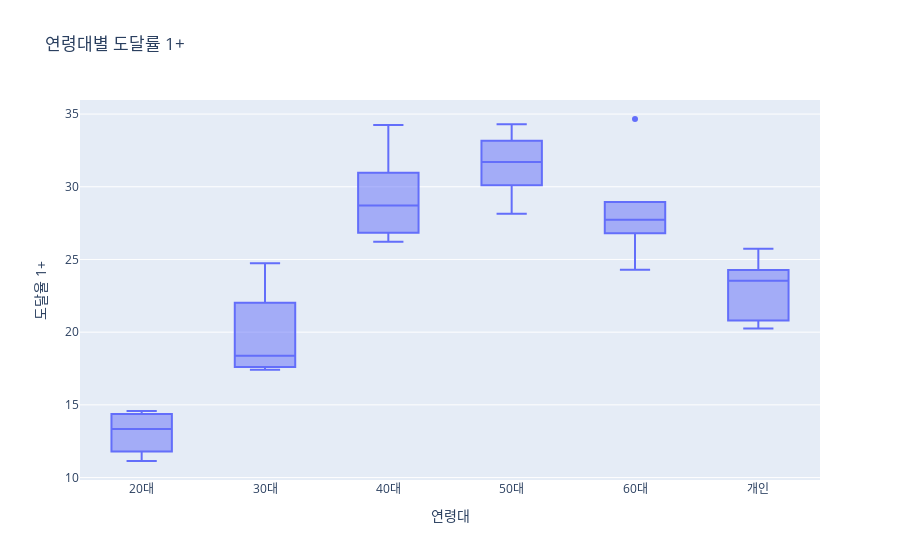

The code cell stored with this chart in its notebook:
### Code cell
px.box(data_frame=age_df, x='연령대', y='도달율 1+', title="연령대별 도달률 1+")

### Figure 1 — Plotly figure (JSON) as saved in the notebook; plotly's stock layout.template omitted (floating-point values rounded to 4 significant figures)
{"data": [{"alignmentgroup": "True", "hovertemplate": "연령대=%{x}<br>도달율 1+=%{y}<extra></extra>", "legendgroup": "", "marker": {"color": "#636efa"}, "name": "", "notched": false, "offsetgroup": "", "orientation": "v", "showlegend": false, "type": "box", "x": ["20대", "20대", "20대", "20대", "20대", "20대", "30대", "30대", "30대", "30대", "30대", "30대", "40대", "40대", "40대", "40대", "40대", "40대", "50대", "50대", "50대", "50대", "50대", "50대", "60대", "60대", "60대", "60대", "60대", "60대", "개인", "개인", "개인", "개인", "개인", "개인"], "x0": " ", "xaxis": "x", "y": [13.96, 14.38, 14.58, 11.14, 12.73, 11.8, 17.72, 22.03, 24.74, 17.42, 19.05, 17.61, 26.84, 30.97, 34.25, 26.21, 29.3, 28.12, 30.11, 31.35, 33.16, 28.15, 32.05, 34.3, 26.8, 27.13, 28.32, 24.29, 28.96, 34.66, 20.8, 23.69, 25.73, 20.26, 23.38, 24.27], "y0": " ", "yaxis": "y"}], "layout": {"boxmode": "group", "legend": {"tracegroupgap": 0}, "title": {"text": "연령대별 도달률 1+"}, "xaxis": {"anchor": "y", "domain": [0, 1], "title": {"text": "연령대"}}, "yaxis": {"anchor": "x", "domain": [0, 1], "title": {"text": "도달율 1+"}}}}
